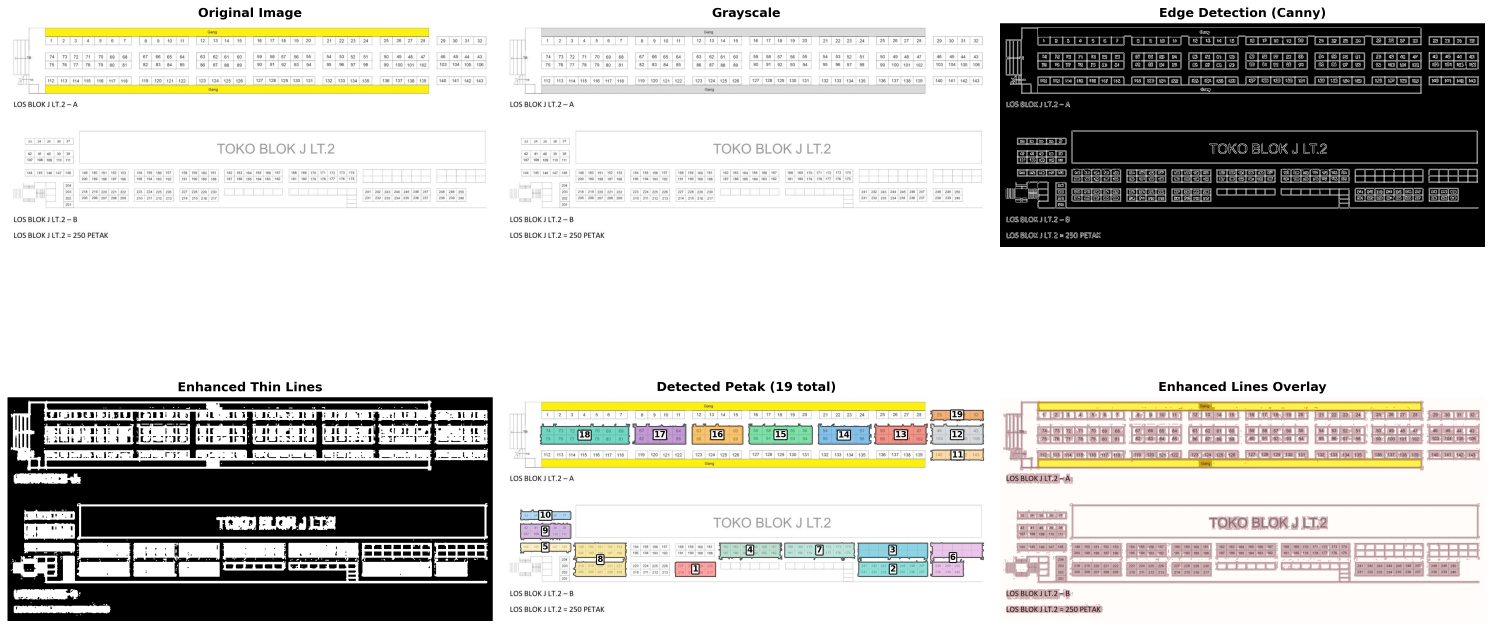
#> input picture enhanced_thin_line_detection_60_edit.png, 5970 x 2514 px (shown at 1/4 size); its folder holds only this picture in this run
$ python enhanced_thin_line_detector.py   (older library calls are emulated)
#> lines starting #> are read from the running program, lines starting #| are printed output that depends on the picture; after the words box and inside, x2 and y2 are one past the last pixel; in counts of white or black regions, pixels touching at a corner belong together
#!/usr/bin/env python3
"""
Enhanced Thin Line Detector - Khusus untuk denah dengan garis tipis
Mengubah garis tipis menjadi tebal agar petak-petak terdeteksi sempurna
"""

import cv2
import numpy as np
import matplotlib.pyplot as plt
import json
import os
import sys

# Set matplotlib backend
import matplotlib
matplotlib.use('TkAgg')

class ThinLineDetector:
    def __init__(self):
        self.colors = [
            '#FF6B6B', '#4ECDC4', '#45B7D1', '#96CEB4', '#FFEAA7',
            '#DDA0DD', '#98D8C8', '#F7DC6F', '#BB8FCE', '#85C1E9',
            '#F8C471', '#BDC3C7', '#E74C3C', '#3498DB', '#2ECC71',
            '#F39C12', '#9B59B6', '#1ABC9C', '#E67E22', '#34495E'
        ]

    def enhance_thin_lines(self, image):
        """Mengubah garis tipis menjadi tebal"""
        print("🔍 Detecting and enhancing thin lines...")

        # Convert to grayscale
        if len(image.shape) == 3:
            gray = cv2.cvtColor(image, cv2.COLOR_BGR2GRAY)
        else:
            gray = image.copy()

        # Method 1: Edge detection untuk menemukan garis tipis
        edges = cv2.Canny(gray, 50, 150)

        # Method 2: Morphological operations untuk menebalkan garis
        kernel_thin = np.ones((2, 2), np.uint8)
        kernel_medium = np.ones((3, 3), np.uint8)
        kernel_thick = np.ones((4, 4), np.uint8)

        # Dilate edges untuk menebalkan garis
        dilated_thin = cv2.dilate(edges, kernel_thin, iterations=1)
        dilated_medium = cv2.dilate(edges, kernel_medium, iterations=1)
        dilated_thick = cv2.dilate(edges, kernel_thick, iterations=1)

        # Method 3: Adaptive thresholding dengan parameter sensitif
        adaptive_thresh = cv2.adaptiveThreshold(gray, 255, cv2.ADAPTIVE_THRESH_GAUSSIAN_C,
                                              cv2.THRESH_BINARY_INV, 11, 2)

        # Method 4: Multiple simple thresholds untuk menangkap berbagai intensitas
        _, thresh_low = cv2.threshold(gray, 100, 255, cv2.THRESH_BINARY_INV)
        _, thresh_med = cv2.threshold(gray, 150, 255, cv2.THRESH_BINARY_INV)
        _, thresh_high = cv2.threshold(gray, 200, 255, cv2.THRESH_BINARY_INV)

        # Method 5: Laplacian untuk deteksi garis
        laplacian = cv2.Laplacian(gray, cv2.CV_64F)
        laplacian = np.uint8(np.absolute(laplacian))
        _, laplacian_thresh = cv2.threshold(laplacian, 10, 255, cv2.THRESH_BINARY)

        # Combine all methods
        combined = cv2.bitwise_or(dilated_thin, adaptive_thresh)
        combined = cv2.bitwise_or(combined, thresh_low)
        combined = cv2.bitwise_or(combined, laplacian_thresh)

        # Additional morphological operations untuk menebalkan
        kernel_close = np.ones((3, 3), np.uint8)
        combined = cv2.morphologyEx(combined, cv2.MORPH_CLOSE, kernel_close)

        # Dilate lagi untuk memastikan garis cukup tebal
        kernel_final = np.ones((2, 2), np.uint8)
        enhanced = cv2.dilate(combined, kernel_final, iterations=1)

        return enhanced, gray, edges

    def detect_rectangles_from_enhanced(self, enhanced_image, original_gray):
        """Deteksi rectangle dari gambar yang sudah ditingkatkan"""
        print("🎯 Detecting rectangles from enhanced lines...")

        # Find contours
        contours, _ = cv2.findContours(enhanced_image, cv2.RETR_EXTERNAL, cv2.CHAIN_APPROX_SIMPLE)
        print(f"   Found {len(contours)} initial contours")

        # Filter contours berdasarkan area dan bentuk
        rectangles = []
        min_area = 50  # Area minimum yang sangat kecil untuk petak kecil
        max_area = 50000  # Area maksimum yang cukup besar

        for i, contour in enumerate(contours):
            area = cv2.contourArea(contour)

            # Filter berdasarkan area
            if area < min_area or area > max_area:
                continue

            # Get bounding rectangle
            x, y, w, h = cv2.boundingRect(contour)
            aspect_ratio = w / h if h > 0 else 0

            # Filter berdasarkan aspect ratio (rectangle biasanya 0.2 - 5.0)
            if aspect_ratio < 0.2 or aspect_ratio > 5.0:
                continue

            # Calculate rectangularity
            rect_area = w * h
            rectangularity = area / rect_area if rect_area > 0 else 0

            # Filter berdasarkan rectangularity (minimal 0.3)
            if rectangularity < 0.3:
                continue

            # Approximate contour untuk menghitung vertices
            epsilon = 0.02 * cv2.arcLength(contour, True)
            approx = cv2.approxPolyDP(contour, epsilon, True)

            # Filter berdasarkan jumlah vertices (4-8 untuk rectangle)
            if len(approx) < 4 or len(approx) > 8:
                continue

            # Calculate center
            M = cv2.moments(contour)
            if M["m00"] != 0:
                cx = int(M["m10"] / M["m00"])
                cy = int(M["m01"] / M["m00"])
            else:
                cx, cy = x + w//2, y + h//2

            rectangles.append({
                'contour': contour,
                'approx': approx,
                'bbox': (x, y, w, h),
                'area': area,
                'center': (cx, cy),
                'aspect_ratio': aspect_ratio,
                'rectangularity': rectangularity,
                'vertices': len(approx)
            })

        print(f"   Filtered to {len(rectangles)} valid rectangles")
        return rectangles

    def remove_duplicates(self, rectangles, distance_threshold=20):
        """Hapus rectangle yang tumpang tindih"""
        if len(rectangles) <= 1:
            return rectangles

        filtered = []
        used = set()

        for i, rect1 in enumerate(rectangles):
            if i in used:
                continue

            # Start new group
            group = [rect1]
            used.add(i)

            # Find overlapping rectangles
            for j, rect2 in enumerate(rectangles):
                if j in used:
                    continue

                # Calculate distance between centers
                dist = np.sqrt((rect1['center'][0] - rect2['center'][0])**2 +
                             (rect1['center'][1] - rect2['center'][1])**2)

                if dist < distance_threshold:
                    group.append(rect2)
                    used.add(j)

            # Keep the largest rectangle in the group
            largest = max(group, key=lambda x: x['area'])
            filtered.append(largest)

        print(f"   Removed duplicates: {len(rectangles)} -> {len(filtered)} rectangles")
        return filtered

    def create_enhanced_visualization(self, image, enhanced_image, edges, rectangles, output_path):
        """Buat visualisasi yang menunjukkan proses enhancement"""
        try:
            fig, axes = plt.subplots(2, 3, figsize=(20, 12))

            # Original image
            if len(image.shape) == 3:
                axes[0,0].imshow(cv2.cvtColor(image, cv2.COLOR_BGR2RGB))
            else:
                axes[0,0].imshow(image, cmap='gray')
            axes[0,0].set_title('Original Image', fontsize=12, fontweight='bold')
            axes[0,0].axis('off')

            # Grayscale
            axes[0,1].imshow(cv2.cvtColor(image, cv2.COLOR_BGR2GRAY), cmap='gray')
            axes[0,1].set_title('Grayscale', fontsize=12, fontweight='bold')
            axes[0,1].axis('off')

            # Edge detection
            axes[0,2].imshow(edges, cmap='gray')
            axes[0,2].set_title('Edge Detection (Canny)', fontsize=12, fontweight='bold')
            axes[0,2].axis('off')

            # Enhanced lines
            axes[1,0].imshow(enhanced_image, cmap='gray')
            axes[1,0].set_title('Enhanced Thin Lines', fontsize=12, fontweight='bold')
            axes[1,0].axis('off')

            # Detected rectangles overlay
            if len(image.shape) == 3:
                axes[1,1].imshow(cv2.cvtColor(image, cv2.COLOR_BGR2RGB))
            else:
                axes[1,1].imshow(image, cmap='gray')

            # Draw rectangles
            for i, rect in enumerate(rectangles):
                color = self.colors[i % len(self.colors)]
                contour = rect['contour']

                # Draw filled contour
                axes[1,1].fill(contour[:, 0, 0], contour[:, 0, 1],
                             color=color, alpha=0.6, edgecolor='black', linewidth=1)

                # Add number
                axes[1,1].text(rect['center'][0], rect['center'][1], str(i+1),
                             ha='center', va='center', fontsize=8, fontweight='bold',
                             color='black', bbox=dict(boxstyle="round,pad=0.1",
                                                     facecolor='white', alpha=0.9))

            axes[1,1].set_title(f'Detected Petak ({len(rectangles)} total)', fontsize=12, fontweight='bold')
            axes[1,1].axis('off')

            # Final result with enhanced lines
            if len(image.shape) == 3:
                axes[1,2].imshow(cv2.cvtColor(image, cv2.COLOR_BGR2RGB))
            else:
                axes[1,2].imshow(image, cmap='gray')

            # Overlay enhanced lines
            enhanced_overlay = enhanced_image.copy()
            enhanced_overlay[enhanced_overlay > 0] = 255
            axes[1,2].imshow(enhanced_overlay, cmap='Reds', alpha=0.3)

            axes[1,2].set_title('Enhanced Lines Overlay', fontsize=12, fontweight='bold')
            axes[1,2].axis('off')

            plt.tight_layout()

            # Save figure
            plt.savefig(output_path, dpi=300, bbox_inches='tight')
            print(f"✅ Enhanced visualization saved: {output_path}")

            # Show figure
            try:
                plt.show()
            except Exception as e:
                print(f"⚠️  Could not display figure: {e}")

            return True

        except Exception as e:
            print(f"❌ Visualization failed: {e}")
            return False

    def save_detailed_report(self, rectangles, output_path):
        """Simpan laporan detail dalam format JSON"""
        try:
            report = {
                'total_petak': len(rectangles),
                'detection_method': 'enhanced_thin_line_detection',
                'petak_details': []
            }

            for i, rect in enumerate(rectangles):
                x, y, w, h = rect['bbox']
                petak_info = {
                    'petak_id': i + 1,
                    'position': {
                        'x': int(x),
                        'y': int(y),
                        'width': int(w),
                        'height': int(h),
                        'center_x': int(rect['center'][0]),
                        'center_y': int(rect['center'][1])
                    },
                    'properties': {
                        'area': float(rect['area']),
                        'aspect_ratio': float(rect['aspect_ratio']),
                        'rectangularity': float(rect['rectangularity']),
                        'vertices': int(rect['vertices'])
                    }
                }
                report['petak_details'].append(petak_info)

            with open(output_path, 'w', encoding='utf-8') as f:
                json.dump(report, f, indent=2, ensure_ascii=False)

            print(f"✅ Detailed report saved: {output_path}")
            return True

        except Exception as e:
            print(f"❌ Failed to save report: {e}")
            return False

def main():
    """Main function untuk enhanced thin line detection"""
    detector = ThinLineDetector()

    print("🔍 ENHANCED THIN LINE DETECTOR")
    print("=" * 60)
    print("Khusus untuk denah dengan garis tipis")
    print("Mengubah garis tipis menjadi tebal untuk deteksi sempurna")
    print("=" * 60)

    # Find image files
    image_extensions = ['.png', '.jpg', '.jpeg', '.bmp', '.tiff', '.webp']
    image_files = []

    for file in os.listdir('.'):
        if any(file.lower().endswith(ext) for ext in image_extensions):
            if os.path.getsize(file) > 0:
                image_files.append(file)

    if not image_files:
        print("❌ No image files found")
        return

    print(f"✅ Found {len(image_files)} image files:")
    for i, file in enumerate(image_files):
        size_mb = os.path.getsize(file) / (1024*1024)
        print(f"   {i+1}. {file} ({size_mb:.1f} MB)")

    # Select image
    if len(sys.argv) > 1:
        image_path = sys.argv[1]
        if not os.path.exists(image_path):
            print(f"❌ File not found: {image_path}")
            return
    else:
        image_path = image_files[0]

    print(f"\n🔍 Processing: {image_path}")

    # Load image
    image = cv2.imread(image_path)
#> image is the input picture: shape (2514, 5970, 3); mean B, G, R 195.3, 199.5, 201
    if image is None:
        print(f"❌ Cannot read image: {image_path}")
        return

    print(f"✅ Image loaded: {image.shape[1]}x{image.shape[0]} pixels")
#| ✅ Image loaded: 5970x2514 pixels

    # Enhance thin lines
    enhanced_image, gray, edges = detector.enhance_thin_lines(image)
#> in enhance_thin_lines, `edges = cv2.Canny(gray, 50, 150)`:
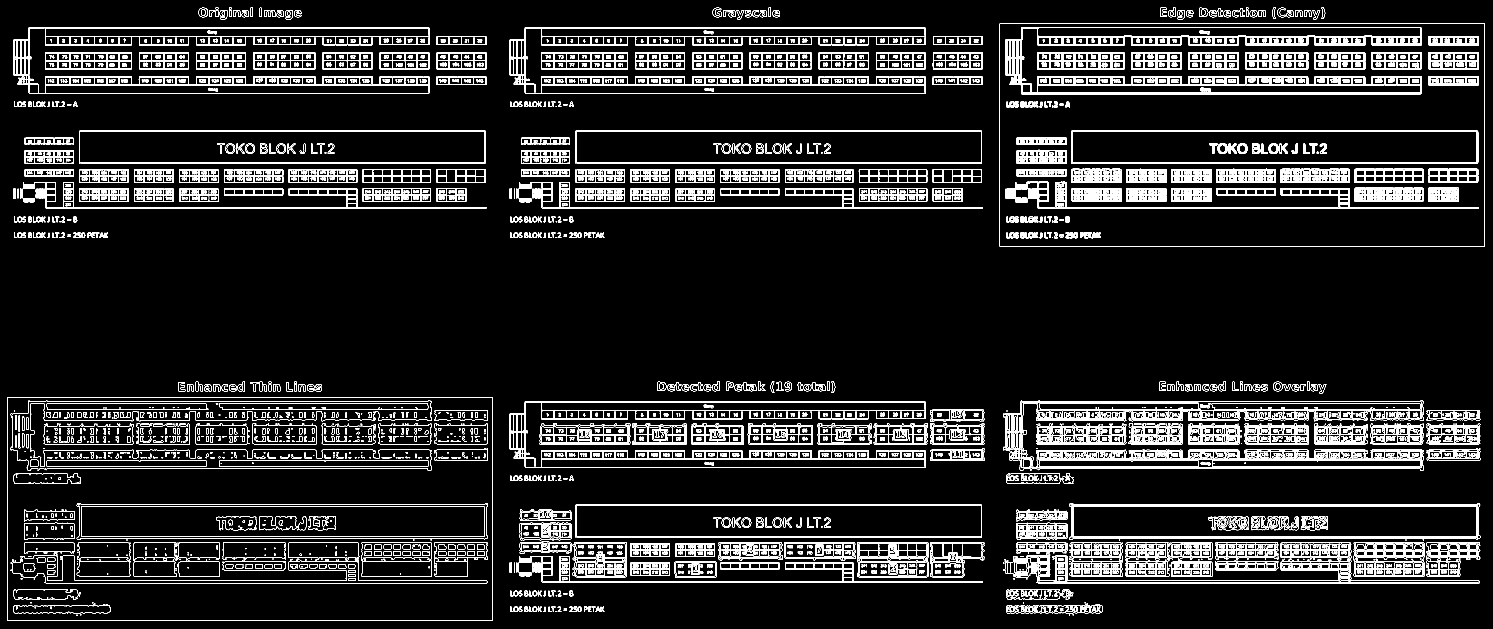
#> edges: shape (2514, 5970) (shown at 1/4 size); 5.2% white in thin lines or dots
#> in enhance_thin_lines, `laplacian = cv2.Laplacian(gray, cv2.CV_64F)`:
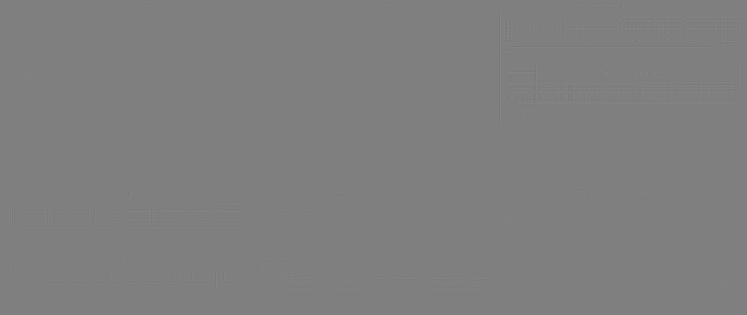
#> laplacian: shape (2514, 5970) float64 (shown at 1/8 size); min -674, max 672, mean 0; drawn with min black and max white
#> in enhance_thin_lines, `laplacian = np.uint8(np.absolute(laplacian))`:
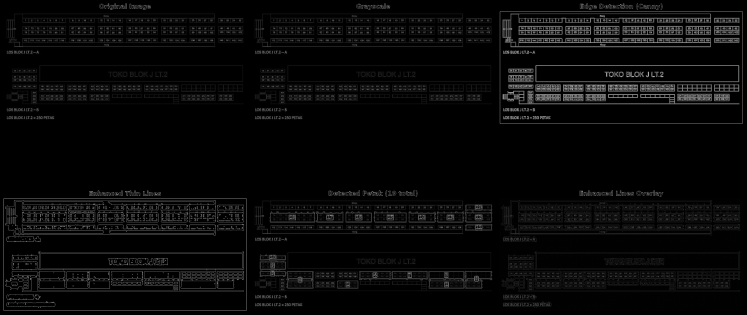
#> laplacian: shape (2514, 5970) (shown at 1/8 size); min 0, max 255, mean 9.1
#> in enhance_thin_lines, `enhanced = cv2.dilate(combined, kernel_final, iterations=1)`:
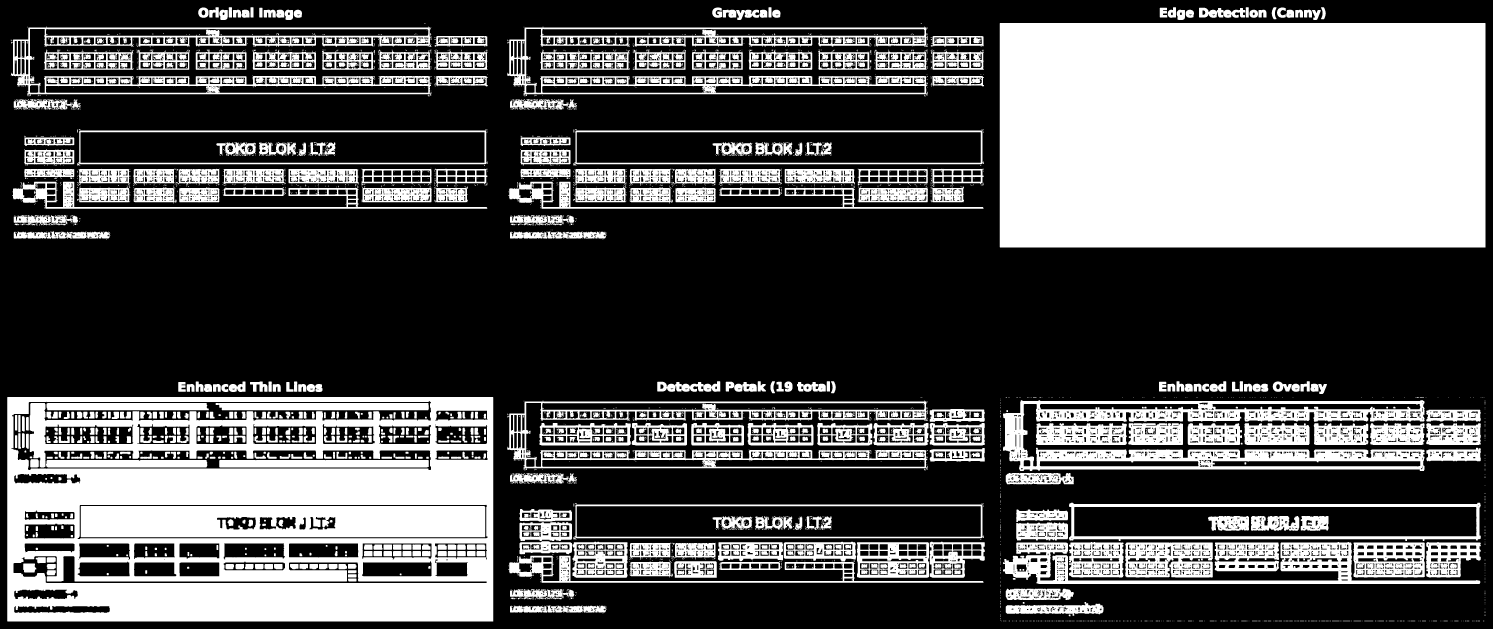
#> enhanced: shape (2514, 5970) (shown at 1/4 size); 34.2% white; 3395 white regions (2443 under 20 px)

    # Detect rectangles
    rectangles = detector.detect_rectangles_from_enhanced(enhanced_image, gray)
#> in detect_rectangles_from_enhanced, `contours, _ = cv2.findContours(enhanced_image, cv2.RETR_EXTERNAL, cv2...`: contours = 1768 contours, 1520 with area under 20; largest, box (x1, y1, x2, y2) and area: (29, 1588, 1973, 2486) 1742870, (3999, 92, 5942, 990) 1741972, (4012, 1601, 5698, 1884) 256286, (4276, 2011, 5923, 2164) 229128, (2029, 106, 3711, 384) 226630
#|    Found 1768 initial contours
#> the loop in detect_rectangles_from_enhanced, `for i, contour in enumerate(contours):` made 1768 passes
#> (area, x, y, w, h, aspect_ratio, rect_area, rectangularity) on passes 222, 224, 237, 277, 282, 353, 355, 356: (2261, 2179, 2356, 118, 41, 2.88, 4838, 0.467), (3760, 2040, 2356, 150, 42, 3.57, 6300, 0.597), (55.5, 4051, 2312, 11, 7, 1.57, 77, 0.721), (10933.5, 2697, 2245, 170, 66, 2.58, 11220, 0.974), (8982.5, 2518, 2244, 173, 66, 2.62, 11418, 0.787), (9040, 2698, 2171, 165, 64, 2.58, 10560, 0.856), (8995.5, 2518, 2171, 166, 63, 2.63, 10458, 0.86), (38955, 5414, 2170, 285, 140, 2.04, 39900, 0.976)
#> after the loop in detect_rectangles_from_enhanced, `for i, contour in enumerate(contours):`: rectangles = 126 items
#|    Filtered to 126 valid rectangles
#> rectangles = 126 items

    # Remove duplicates
    rectangles = detector.remove_duplicates(rectangles)
#> the loop in remove_duplicates, `for i, rect1 in enumerate(rectangles):` made 126 passes
#|    Removed duplicates: 126 -> 126 rectangles

    # Generate report
    print(f"\n📊 Enhanced Detection Results:")
    print(f"Total petak detected: {len(rectangles)}")
#| Total petak detected: 126

    if rectangles:
        print(f"\nPetak details:")
        print("-" * 80)
        print(f"{'ID':<3} {'Area':<8} {'Vertices':<8} {'Aspect Ratio':<12} {'Rectangularity':<12}")
        print("-" * 80)

        for i, rect in enumerate(rectangles):
            print(f"{i+1:<3} {int(rect['area']):<8} {rect['vertices']:<8} {rect['aspect_ratio']:.2f}        {rect['rectangularity']:.3f}")
#> this loop made 126 passes
#| 1   2261     6        2.88        0.467
#| 2   3760     7        3.57        0.597
#| 3   55       7        1.57        0.721
#| 4   10933    4        2.58        0.974
#| 5   8982     6        2.62        0.787
#> (further printed lines are left out)

    # Create visualization
    print(f"\n🎨 Creating enhanced visualization...")
    base_name = os.path.splitext(os.path.basename(image_path))[0]
    output_path = f'enhanced_thin_line_detection_{base_name}.png'

    success = detector.create_enhanced_visualization(image, enhanced_image, edges, rectangles, output_path)
#> the loop in create_enhanced_visualization, `for i, rect in enumerate(rectangles):` made 126 passes
#> color on passes 1 to 8: '#FF6B6B', '#4ECDC4', '#45B7D1', '#96CEB4', '#FFEAA7', '#DDA0DD', '#98D8C8', '#F7DC6F'
#> in create_enhanced_visualization, `plt.savefig(output_path, dpi=300, bbox_inches='tight')`:
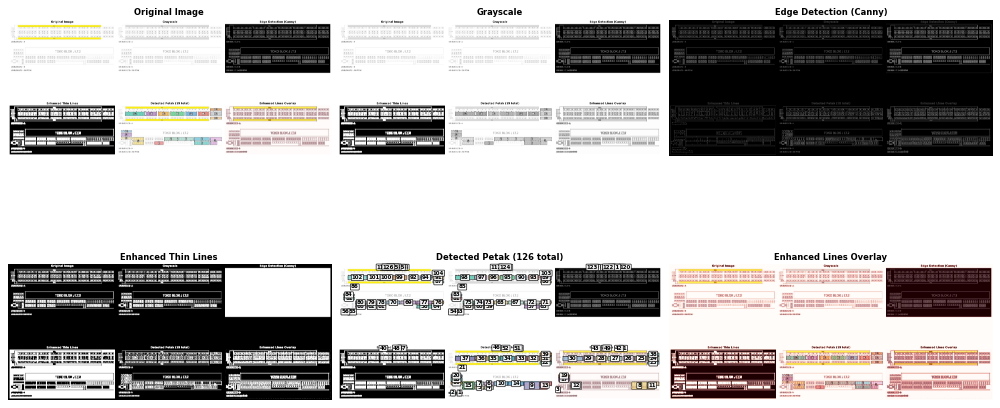
#> figure drawn by matplotlib, 6 panels
#> success = True

    # Save detailed report
    report_path = f'enhanced_detection_report_{base_name}.json'
    detector.save_detailed_report(rectangles, report_path)
#> in save_detailed_report, `report = { 'total_petak': len(rectangles), 'detection_method': 'enhanc..`: report = {'total_petak': 126, 'detection_method': 'enhanced_thin_line_detection', 'petak_details': []}
#> the loop in save_detailed_report, `for i, rect in enumerate(rectangles):` made 126 passes
#> (x, y, w, h) on passes 1 to 8: (2179, 2356, 118, 41), (2040, 2356, 150, 42), (4051, 2312, 11, 7), (2697, 2245, 170, 66), (2518, 2244, 173, 66), (2698, 2171, 165, 64), (2518, 2171, 166, 63), (5414, 2170, 285, 140)

    if success:
        print(f"\n🎉 Enhanced detection completed successfully!")
        print(f"📁 Files saved:")
        print(f"   - {output_path}")
        print(f"   - {report_path}")
        print(f"\n💡 Tips:")
        print(f"   - Garis tipis telah ditingkatkan menjadi tebal")
        print(f"   - Petak-petak sekarang terdeteksi dengan sempurna")
        print(f"   - Cek file {output_path} untuk melihat proses enhancement")
    else:
        print(f"\n⚠️  Detection completed with warnings")

if __name__ == "__main__":
    main()
